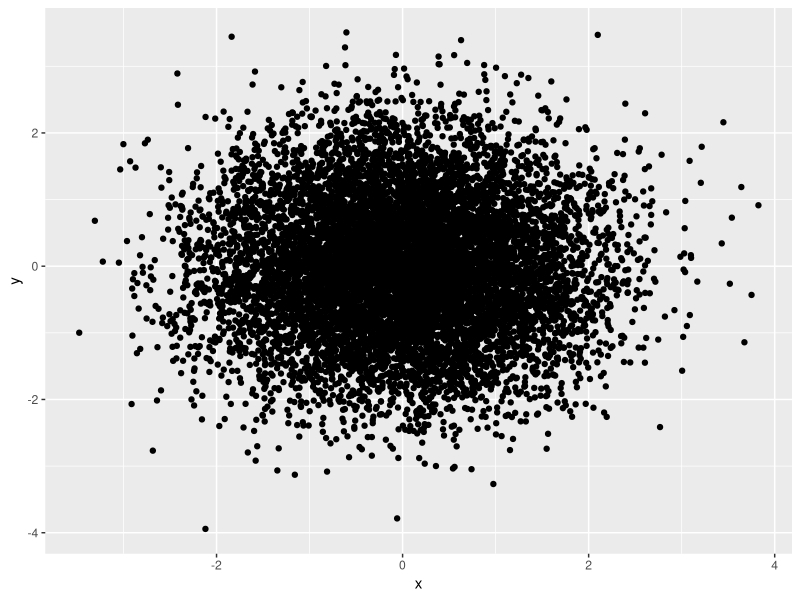
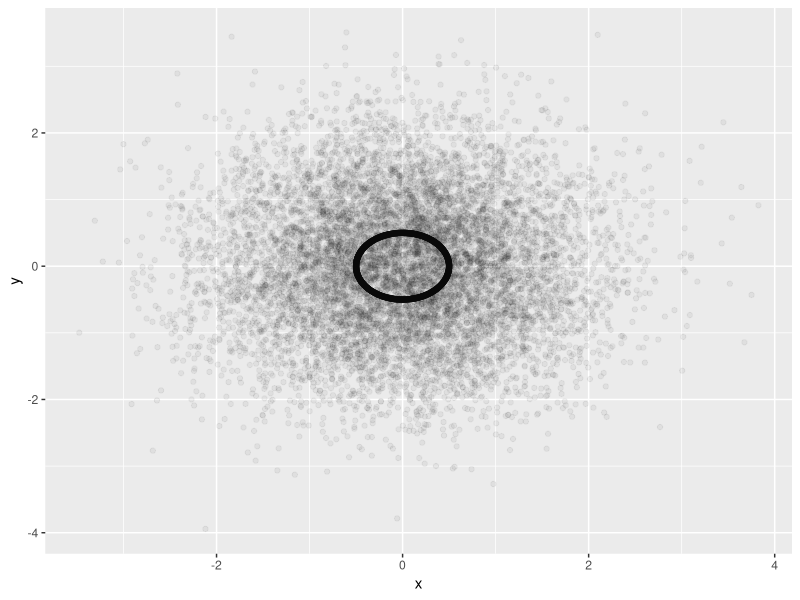
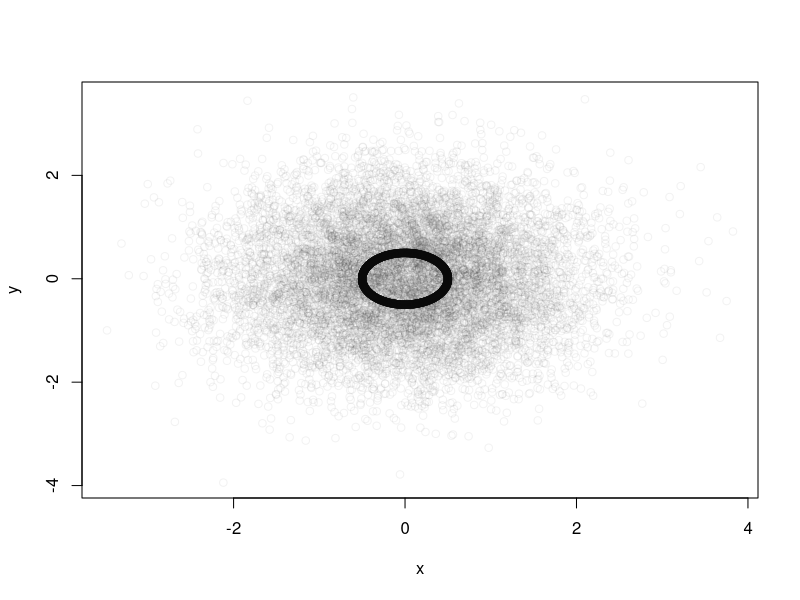

The R source for these figures, in order:
## ----setup, include=FALSE------------------------------------------------
options(width = 60)
knitr::opts_chunk$set(echo = TRUE, cache = TRUE)

## ---- echo = F, message=F, cache = FALSE---------------------------------
library("magrittr")
library("ggplot2")

## ------------------------------------------------------------------------
# Make some data
n = 20

# Set seed for reproducibility
set.seed(1133)
d = data.frame(id = paste0("s",sample(1:n, n)),
               sex = sample(c("male","female"), 
                            n, replace = T),
               food = sample(c("cake","pie"),
                             n, replace = T),
               trt_a = runif(n),
               trt_b = rnorm(n)
               )

## ----verify_head---------------------------------------------------------
head(d)        # Defaults to showing the first 6 

head(d, n = 2) # Shows the first 2 

## ----verify_tail---------------------------------------------------------
tail(d)        # Defaults to showing the last 6 

tail(d, n = 2) # Shows the last 2 

## ----verify_obs_and_vars-------------------------------------------------
nrow(d)  # Find the number of observations
ncol(d)  # Find the number of variables 
dim(d)   # Both observations and variables (n x p)

## ----verify_data_types---------------------------------------------------
sapply(d, FUN=class)   # Obtain each columns data type

## ----verify_missing_sum_func---------------------------------------------
# Count number of missing values
sum_na = function(x){
  sum(is.na(x))
}

## ----verify_missing_sum_overview-----------------------------------------
sapply(d, FUN=sum_na)   # Missing values per column

## ----numeric_5-----------------------------------------------------------
stat5summary = function(x, na.rm = T){
  if(class(x) != "numeric") 
    stop("`x` must be numeric data")
  
  # Calculate quantiles
  q = quantile(x, probs = c(0.25, 0.5, 0.75),
               na.rm = na.rm)

  # Return
  c("min" = min(x, na.rm = na.rm),
    "q1" = q[[1]], "median" = q[[2]], "q3" = q[[3]], 
    "max" = max(x, na.rm = na.rm))
}

## ----numeric_5_call------------------------------------------------------
sapply(d[,4:5], FUN = stat5summary) 

## ----numeric_5_call_summary----------------------------------------------
sapply(d[,4:5], FUN = summary) 

## ----category_count------------------------------------------------------
sapply(d[,1:3], FUN = summary) 

## ----category_table------------------------------------------------------
(o = table(d[,2], d[,3]))

## ----category_percentages------------------------------------------------
prop.table(o)  # Requires table() object

## ----category_table_error------------------------------------------------
head(table(d[,1], d[,2]))

## ----sample_data---------------------------------------------------------
set.seed(2016) # Set Seed for reproducibility
n = 1e4        # Number of observations

(n*2) %>%      # Generate some data
  rnorm %>%
  matrix(ncol = 2) -> a

runif(n, 0, 2 * pi) %>%
  {0.5 * cbind(sin(.), cos(.))} -> b
  
o = rbind(a,b)   # Combine generate data

x = as.data.frame(o[sample(nrow(o)), ])

colnames(x) = c("x","y")

## ----sample_data_summary-------------------------------------------------
summary(x)    # data.frame implements summary.

## ----ggplot_exploratory--------------------------------------------------
ggplot(x) + geom_point(aes(x,y))

## ----ggplot_exploratory_redux--------------------------------------------
ggplot(x) + geom_point(aes(x,y), alpha = 0.05)

## ----base_r_exploratory, fig.height = 5----------------------------------
plot(x, col = rgb(0, 0, 0, 0.05)) # Transparent color

